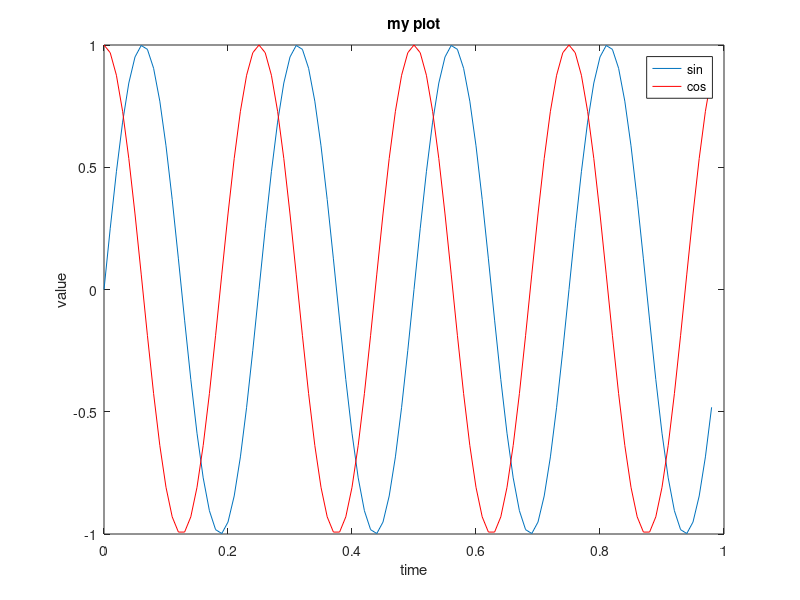

Source code (MATLAB):
t = [0:0.01:0.98];
y1 = sin(2*pi*4*t);
plot(t, y1);

y2 = cos(2*pi*4*t)
plot(t, y2);

plot(t, y1);
hold on;
plot(t, y2, 'r');
xlabel('time');
ylabel('value');
legend('sin', 'cos');
title('my plot');
print -dpng 'myPlot.png'

hold off;
% figure(1); plot(t, y1);
% figure(2); plot(t, y2);

subplot(1, 2, 1); plot(t, y1);
subplot(1, 2, 2); plot(t, y2, 'r' ); axis([0.5 1 -1 1]);

A = magic(10)
imagesc(A), colorbar, colormap gray;

a = 1, b = 2, c = 3;